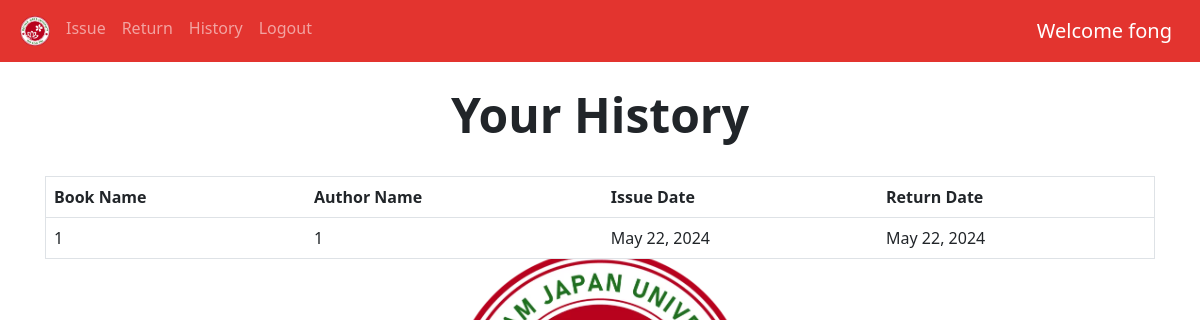
The page /history (signed in) on the database its author committed.
### books/models.py (models this page shows, shortened)
class IssuedItem(models.Model):
    book_id = models.ForeignKey(Book, on_delete=models.CASCADE)
    user_id = models.ForeignKey(User, on_delete=models.CASCADE)
    issue_date = models.DateField(default=date.today(),blank=False)
    return_date = models.DateField(blank=True,null=True)

class Book(models.Model):
    book_name = models.CharField(max_length=150)
    author_name = models.CharField(max_length=200)
    quantity = models.IntegerField(default=1)
    subject = models.CharField(max_length=2000)
    book_add_time = models.TimeField(default=timezone.now())
    book_add_date = models.DateField(default=date.today())
    class Meta:
        unique_together = ('book_name','author_name')

### books/views.py (the view, shortened to what this page needs)
# urls.py: path('', LibraryManagementView.as_view(action='home'), name='home'),
class LibraryManagementView(ActionDispatchView):
    action_methods = {
        'home': 'home',
        'login': 'login',
        'register': 'register',
        'logout': 'logout',
        'issue': 'issue',
        'return_item': 'return_item',
        'history': 'history',
    }
    def home(self, request):
        return render(request, 'home.html')
    def login(self, request):
        if request.method == 'POST':
            form = LoginForm(request.POST)
            if form.is_valid():
                username = form.cleaned_data['username']
                password = form.cleaned_data['password']
                user = authenticate(username=username, password=password)
                if user is not None:
                    auth_login(request, user)
                    return redirect('home')
                else:
                    messages.error(request, 'Invalid Credentials')
        else:
            form = LoginForm()
        return render(request, 'login.html', {'form': form})
    def register(self, request):
        if request.method == 'POST':
            form = RegisterForm(request.POST)
            if form.is_valid():
                first_name = form.cleaned_data['first_name']
                last_name = form.cleaned_data['last_name']
                username = form.cleaned_data['username']
                email = form.cleaned_data['email']
                password1 = form.cleaned_data['password1']
                password2 = form.cleaned_data['password2']
                if password1 != password2:
                    messages.error(request, 'Passwords do not match')
                elif User.objects.filter(username=username).exists():
                    messages.error(request, 'Username already exists')
                elif User.objects.filter(email=email).exists():
                    messages.error(request, 'Email already registered')
                else:
                    User.objects.create_user(
                        first_name=first_name, last_name=last_name, username=username, email=email, password=password1)
                    messages.success(request, 'Registration successful')
                    return redirect('login')
        else:
            form = RegisterForm()
        return render(request, 'register.html', {'form': form})
    def logout(self, request):
        auth_logout(request)
        return redirect('home')
    @method_decorator(csrf_exempt)
    def issue(self, request):
        if request.method == 'POST':
            form = IssueForm(request.POST)
            if form.is_valid():
                book_id = form.cleaned_data['book_id']
                current_book = Book.objects.get(id=book_id)
                if current_book.quantity == 0:
                    messages.error(request, 'Book not available')
                else:
                    current_book.quantity -= 1
                    current_book.save()
                    IssuedItem.objects.create(
                        user_id=request.user, book_id=current_book)
                    messages.success(request, 'Book issued successfully')
        else:
            form = IssueForm()
        my_items = IssuedItem.objects.filter(
            user_id=request.user, return_date__isnull=True).values_list('book_id', flat=True)
        books = Book.objects.exclude(id__in=my_items).filter(quantity__gt=0)
        return render(request, 'issue_item.html', {'form': form, 'books': books})
    @method_decorator(csrf_exempt)
    def return_item(self, request):
        if request.method == 'POST':
            form = ReturnForm(request.POST)
            if form.is_valid():
                book_id = form.cleaned_data['book_id']
                current_book = Book.objects.get(id=book_id)
                current_book.quantity += 1
                current_book.save()
                issue_item = IssuedItem.objects.filter(
                    user_id=request.user, book_id=current_book, return_date__isnull=True).first()
                if issue_item:
                    issue_item.return_date = date.today()
                    issue_item.save()
                    messages.success(request, 'Book returned successfully')
        else:
            form = ReturnForm()
        my_items = IssuedItem.objects.filter(
            user_id=request.user, return_date__isnull=True).values_list('book_id', flat=True)
        books = Book.objects.filter(id__in=my_items)
        return render(request, 'return_item.html', {'form': form, 'books': books})
    def history(self, request):
        my_items = IssuedItem.objects.filter(
            user_id=request.user).order_by('-issue_date')
        paginator = Paginator(my_items, 10)
        page_number = request.GET.get('page')
        show_data_final = paginator.get_page(page_number)
        return render(request, 'history.html', {'books': show_data_final})

### books/views.py (called while the page is built)
    def dispatch(self, request, *args, **kwargs):
        if self.action:
            handler = getattr(self, self.action, self.http_method_not_allowed)
            return handler(request, *args, **kwargs)
        return super().dispatch(request, *args, **kwargs)

### templates/history.html (shortened to what this page needs)
{% extends 'base.html' %} {% block content %} {% load static %}
<center>
  <br />
  <h1 class="display-5 fw-bold">Your History</h1>
  <br />
</center>
<div class="container">
  <table class="table">
    <thead class="thead-dark">
      <tr>
        <th scope="col">Book Name</th>
        <th scope="col">Author Name</th>
        <th scope="col">Issue Date</th>
        <th scope="col">Return Date</th>
      </tr>
    </thead>
    <tbody>
      {% for book in books %}
      <tr>
        <td>{{book.book_id.book_name}}</td>
        <td>{{book.book_id.author_name}}</td>
        <td>{{book.issue_date}}</td>
        <td>{{book.return_date}}</td>
      </tr>
      {% endfor %}
    </tbody>
  </table>
</div>
{% endblock %}

### templates/base.html (shortened to what this page needs)
{% load static %}
<!DOCTYPE html>
<html lang="en">
<head>
    <link href="{% static 'css/custom.css' %}" rel="stylesheet">
    <link href="https://cdn.jsdelivr.net/npm/bootstrap@5.2.3/dist/css/bootstrap.min.css" rel="stylesheet">
</head>
<body>
    <nav class="navbar navbar-expand-lg bg-red-600 navbar-dark">
        <div class="container-fluid">
            <div class="collapse navbar-collapse" id="navbarSupportedContent">
                <ul class="navbar-nav me-auto mb-2 mb-lg-0">
                    {% if not user.is_authenticated %}
                    <li class="nav-item">
                        <a class="nav-link" href="/login">Login</a>
                    </li>
                    <li class="nav-item">
                        <a class="nav-link" href="{% url 'register' %}">Register</a>
                    </li>
                    {% else %}
                    <li class="nav-item">
                        <a class="nav-link" href="/">
                            <img src="{% static 'images/vju.jpg' %}" alt="Home" style="width: 30px; height: auto;">
                        </a>
                    </li>
                    <li class="nav-item">
                        <a class="nav-link" href="issue">Issue</a>
                    </li>
                    <li class="nav-item">
                        <a class="nav-link" href="return_item">Return</a>
                    </li>
                    <li class="nav-item">
                        <a class="nav-link" href="history">History</a>
                    </li>
                    <li class="nav-item">
                        <a class="nav-link" href="logout">Logout</a>
                    </li>
                    {% endif %}
                </ul>
            </div>
            {% if user.is_authenticated %}
            <a class="navbar-brand" href="#">Welcome {{request.user.first_name}}</a>
            {% endif %}
        </div>
    </nav>
    {% block content %}
    {% endblock %}
</body>
</html>

### static/css/custom.css (style rules this page uses)
.navbar.bg-red-600 { background-color: #e3342f; }

### templates/base.html (style rules this page uses)
body { background-color: #faf8f8; background-repeat: no-repeat; background-size: cover; }
.navbar-nav .nav-link { padding: 10 font-size: 20px; }

### rows shown on the page
IssuedItem: book_id.book_name "1", book_id.author_name "1", issue_date "May 22, 2024", return_date "May 22, 2024"

### other values the page prints
{{ request.user.first_name }} "fong"
